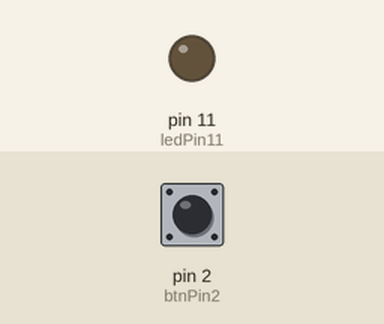
A sketch run on a simulated Arduino Uno, built with avr-gcc and run on an emulated ATmega328P. Shown: output pins drawn as LEDs (lit = HIGH). Dashed ring = blinking. Inputs (shaded band) come from the test bench; at power-on: pin 2 (btnPin2) LOW.

Above: at 1.2 s.
1.3 s: pin 2 (btnPin2) pulled HIGH for 1 s
At 1.52 s:
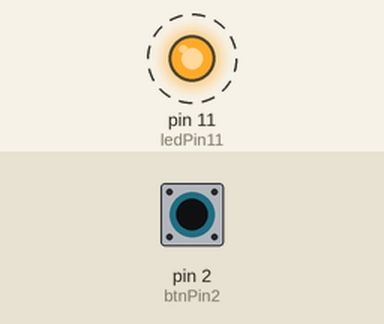
3.8 s: pin 2 (btnPin2) pulled HIGH for 0.15 s
At 4.9 s:
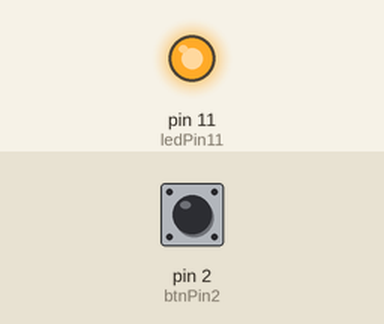
5.4 s: pin 2 (btnPin2) pulled HIGH for 3.2 s
At 9.2 s:
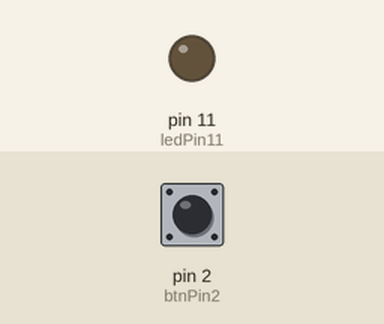
Timing chart, 0 to 10.7 s (numbered marks = the images above; inputs shaded):
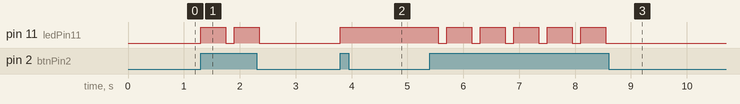

The sketch:

Sketch_opdracht_2.ino
```cpp
/*
   Luuk Witters
   Opdracht 2 een ledlampje aan en uit kunnen zetten met dezelfde knop
*/

const int ledPin11 = 11; //ledPin11 verbonden aan poort 11
const int btnPin2 = 2; //btnPin2 verbonden aan poort 2s
int btnStatus = 0; //teller voor de status van de btn kliks

void setup()
{
  pinMode(ledPin11, OUTPUT);
  pinMode(btnPin2, INPUT); //De knop moet een input geven
}

void loop()
{
  if (digitalRead(btnPin2) == 1) {        //De button wordt uitgelezen, als die ingedrukt wordt dan lees je van de button 1 uit. Als de button niet ingedrukt is dan lees je 0 uit/
    digitalWrite(ledPin11, HIGH);         //Zet ledPin11 aan
    btnStatus += 1;                       //Geef de teller +1
    delay(150);                           //Delay van 100 zodat de knop het lampje niet meteen weer uitzet als je m ingedrukt houdt
    if (btnStatus % 2 == 0) {             //Als je de teller kan delen door 2 zonder restgetallen te krijgen voer je de functie eronder uit
      digitalWrite(ledPin11, LOW);        //Zet ledPin11 uit
      btnStatus = 0;                      //Zet de teller weer op 0
    }
    delay(150);
  }

}
```

Measured:
- after the input at 1.3 s, pin 11 (ledPin11): alternates HIGH for 0.45 s and LOW for 0.15 s, 4 changes in all, then stays LOW, starting at once
- after the input at 3.8 s, pin 11 (ledPin11): LOW → HIGH at once
- after the input at 5.4 s, pin 11 (ledPin11): alternates HIGH for 0.45 s and LOW for 0.15 s, 11 changes in all, then stays LOW, starting after 0.15 s
